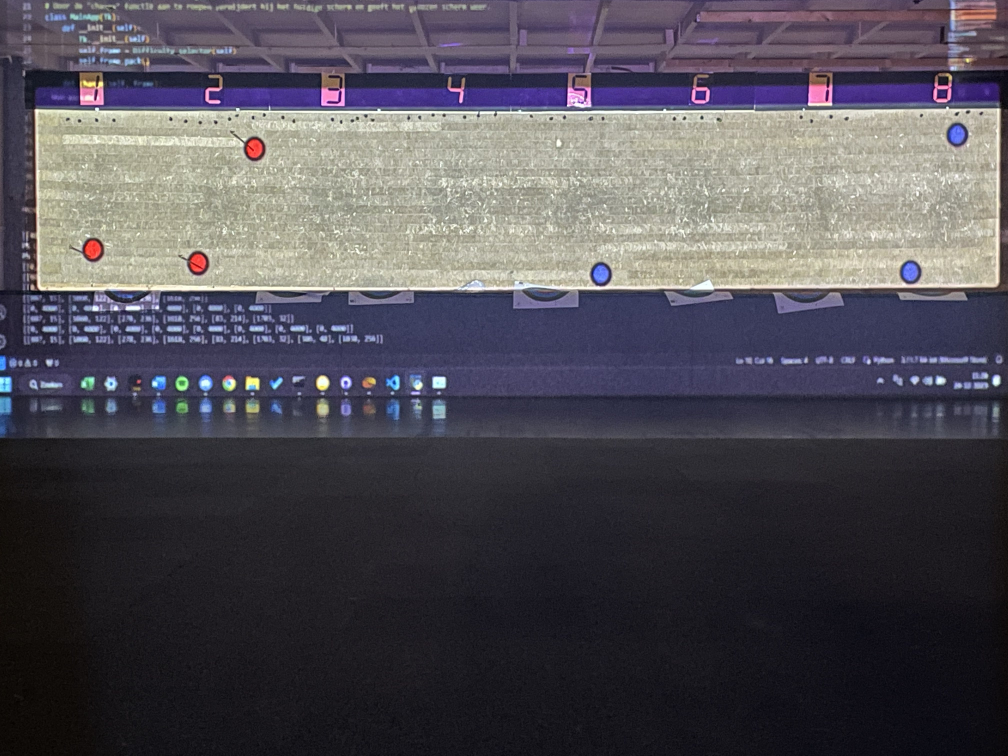
#> input picture Images/TEST2.jpg, 4032 x 3024 px, found by its file name (shown at 1/4 size)
$ python 'HITSCAN PROTOTYPE.py'
#> lines starting #> are read from the running program, lines starting #| are printed output that depends on the picture; after the words box and inside, x2 and y2 are one past the last pixel; in counts of white or black regions, pixels touching at a corner belong together
# HITSCAN PROTOTYPE

import numpy as np
import cv2


img = cv2.imread('C:/Users/Matthew/Documents/GitHub/Duck_shooting_shared/Duck-Shooting/images/TEST2.jpg')
#> img is the input picture: shape (3024, 4032, 3); mean B, G, R 85.6, 78.1, 81.1
img = cv2.resize(img, (0, 0), fx=0.5, fy=0.5)
#> img: shape (1512, 2016, 3)
img = cv2.cvtColor(img, cv2.COLOR_BGR2GRAY)
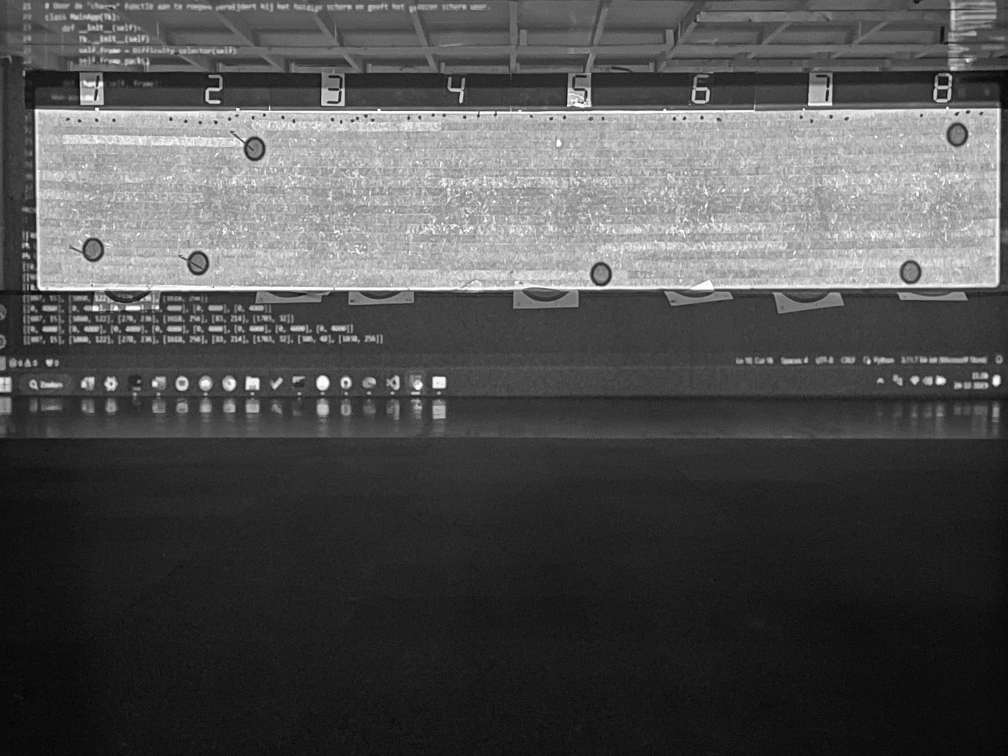
#> img: shape (1512, 2016) (shown at 1/2 size); min 1, max 255, mean 79.9

corners = cv2.goodFeaturesToTrack(img, 4, 0.01, 10)
#> corners = [[753, 220], [472, 217], [1166, 206], [1607, 217]]
corners = np.int0(corners)

for corner in corners:
    x, y = corner.ravel()
    cv2.circle(img, (x, y), 5, (255, 0, 0), -1)
#> this loop made 4 passes
#> img: shape (1512, 2016); 0.01% of pixels changed, all inside (x1, y1, x2, y2) = (467, 201, 1613, 226)


cv2.imshow('image', img)
cv2.waitKey(0)
cv2.destroyAllWindows()


# import os

# # Specifying path

# path = 'C:/Users/Matthew/Documents/GitHub/Duck_shooting_shared/Duck-Shooting/Images/Red_Ring.png'

# # Checking whether the specified path exists

# isExisting = os.path.exists(path)

# print(isExisting)

# # Specifying path

# path = 'C:/Users/Matthew/Documents/GitHub/Duck_shooting_shared/Duck-Shooting/Hitscan prototype/HITSCAN TEST IMAGES/HITSCAN TEST IMAGES/TEST2.jpg'

# # Checking whether the specified path exists

# isExisting = os.path.exists(path)

# # print(isExisting)

$ run again, with Images/TEST1.jpg copied over Images/TEST2.jpg
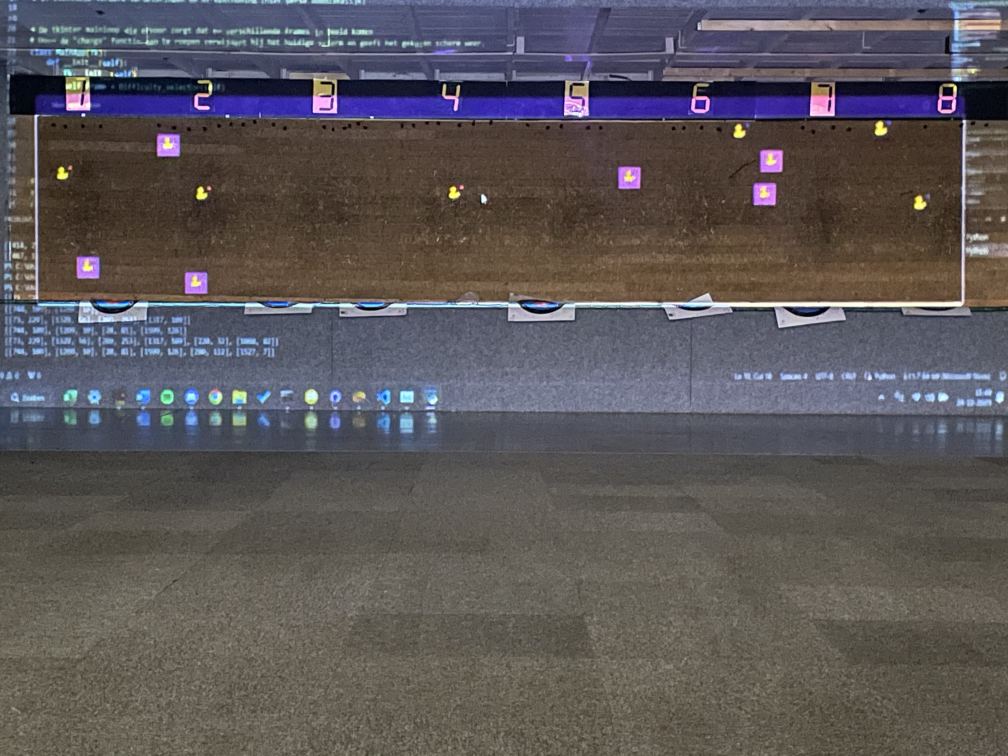
#> input picture Images/TEST1.jpg, 4032 x 3024 px, found by its file name (shown at 1/4 size)
#> img is the input picture: shape (3024, 4032, 3); mean B, G, R 89.1, 86.9, 91.3
#> `img = cv2.cvtColor(img, cv2.COLOR_BGR2GRAY)`:
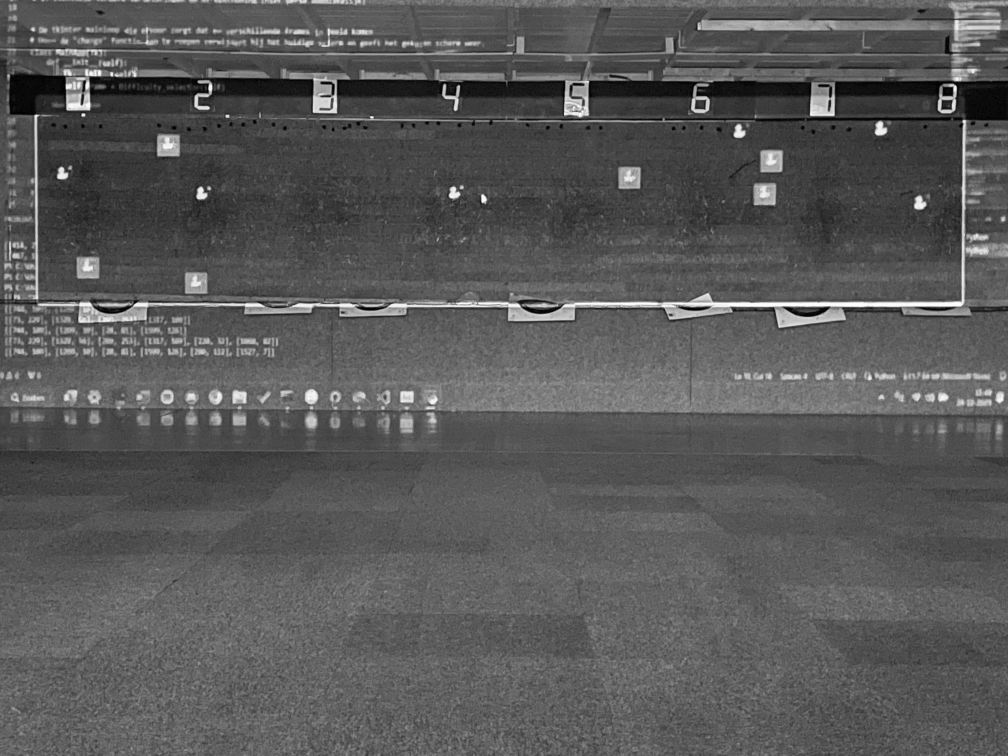
#> img: shape (1512, 2016) (shown at 1/2 size); min 0, max 255, mean 88.5
#> corners = [[964, 405], [1905, 174], [1902, 218], [1883, 218]]
#> the loop `for corner in corners:` made 4 passes

$ run again, with Images/TEST3.jpg copied over Images/TEST2.jpg
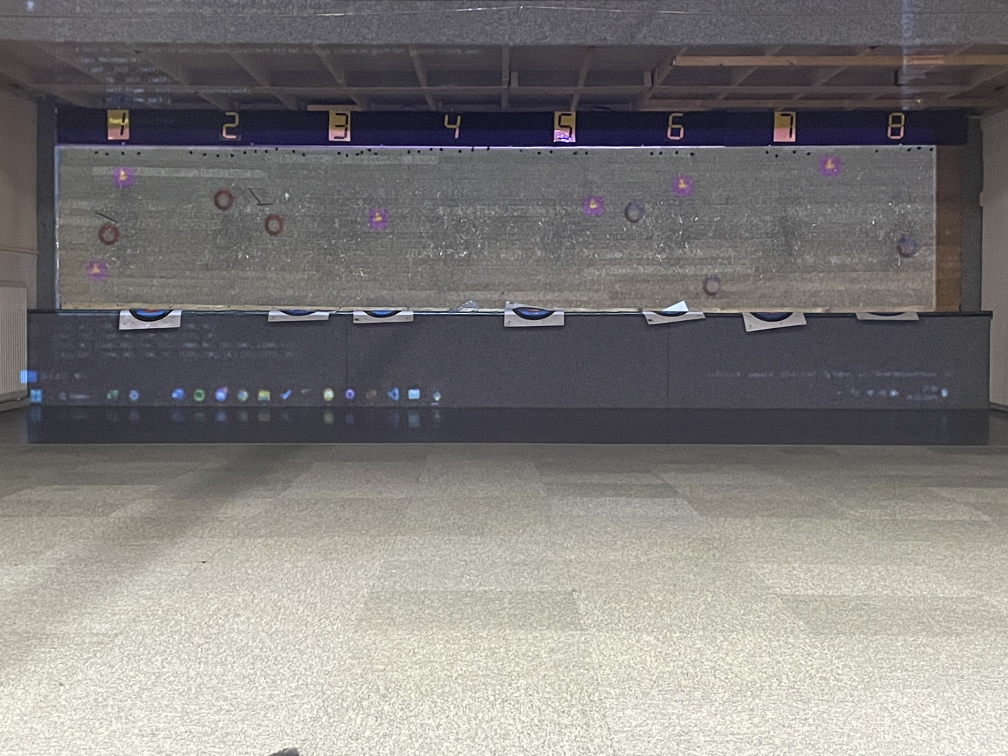
#> input picture Images/TEST3.jpg, 4032 x 3024 px, found by its file name (shown at 1/4 size)
#> img is the input picture: shape (3024, 4032, 3); mean B, G, R 123.7, 125.1, 127.8
#> `img = cv2.cvtColor(img, cv2.COLOR_BGR2GRAY)`:
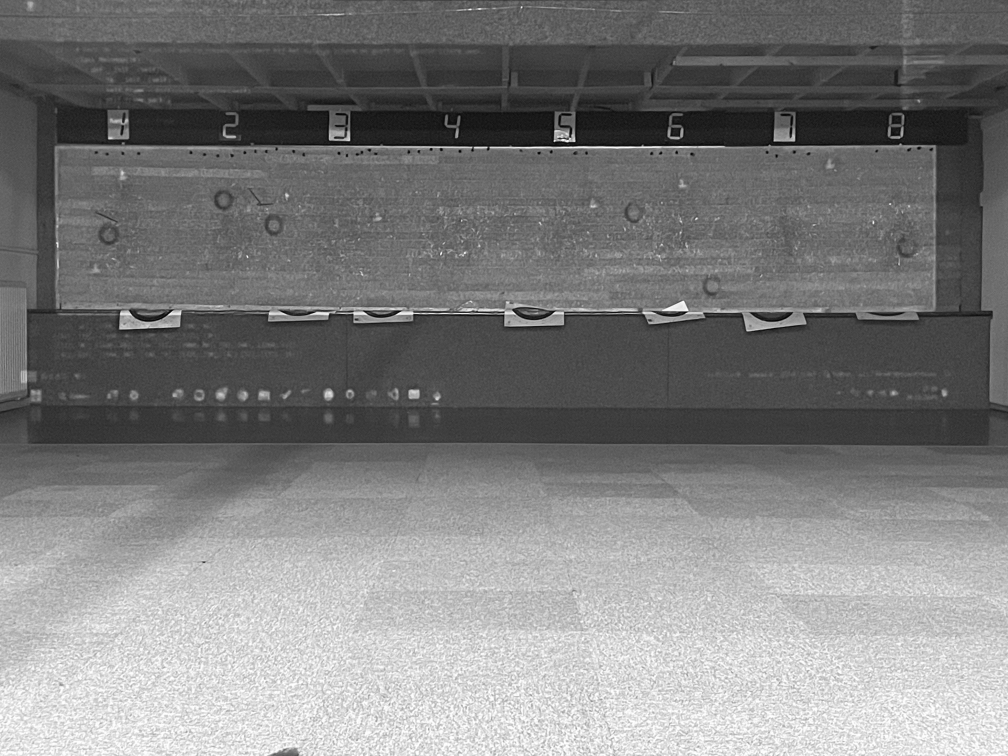
#> img: shape (1512, 2016) (shown at 1/2 size); min 1, max 255, mean 125.9
#> corners = [[1108, 282], [1008, 623], [974, 294], [1149, 282]]
#> the loop `for corner in corners:` made 4 passes
